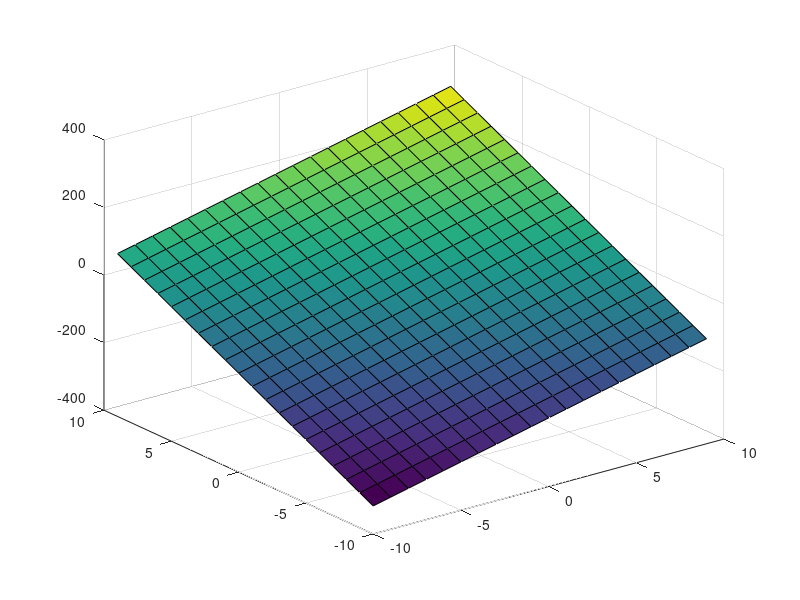

This figure's MATLAB source:
%%%%%%%%%%%%%%%%%%%%%%%%%%%%%%%%%%%%%%%%%%%%%%%%%%%%%%%%%%%%
%Nama    : Randy                                           %
%Nim     : 02171030                                        %
%PT      : Matematika Institut Teknologi Kalimantan        %
%Program : Proyeksi Persamaan Bidang                       %
%%%%%%%%%%%%%%%%%%%%%%%%%%%%%%%%%%%%%%%%%%%%%%%%%%%%%%%%%%%%

[x,y] = meshgrid(-10:1:9);
z = 12.*x + 21.*y + 13;
surf(x,y,z);

hold on;


